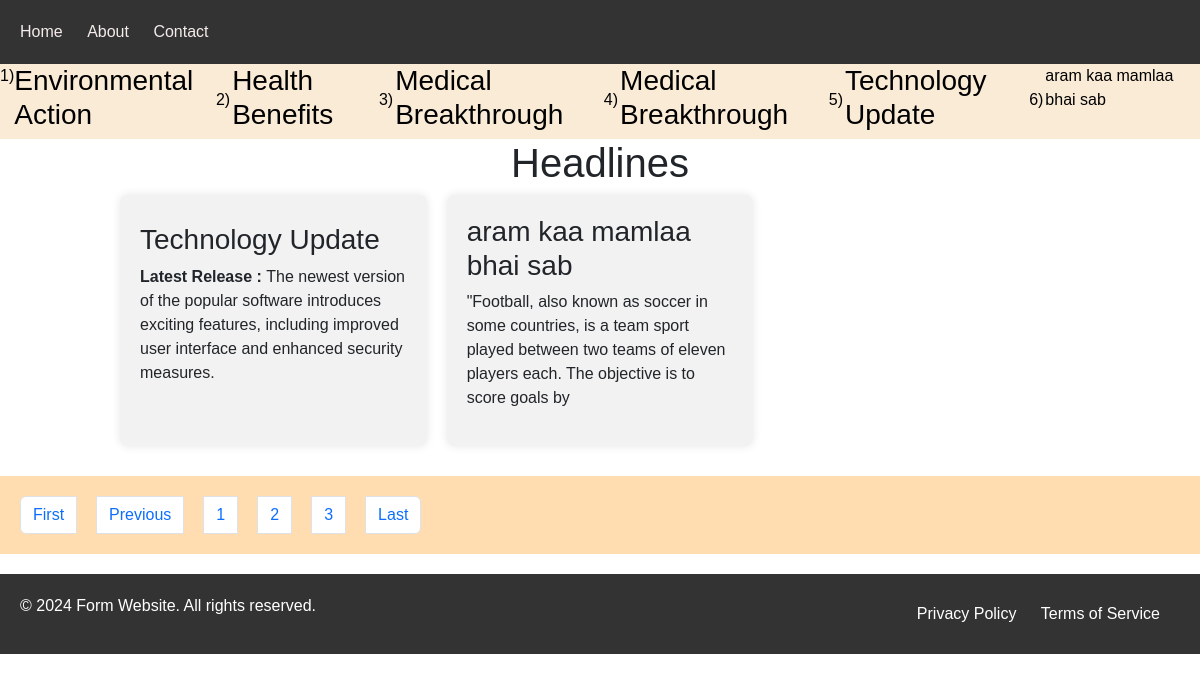
Page /news/?page=3 on the committed database.
### news/models.py (models this page shows)
class NewsArticle(models.Model):
    headline = models.CharField(max_length=35)
    dis = HTMLField()
    news_slug=AutoSlugField(populate_from='headline',unique=True,null=True,default=None)

### onepageweb/views.py (the view)
# urls.py: path("news/",views.news),
def news(request):
    newsdata = NewsArticle.objects.all().order_by("headline")
    marqueedata = NewsArticle.objects.all().order_by("headline")
    paginator = Paginator(newsdata, 2)
    page_number = request.GET.get('page')
    finaldata = paginator.get_page(page_number)
    totalpage = paginator.num_pages
    data = {
        'newsdata': finaldata,
        'headline': marqueedata,
        'totalpage': totalpage,
        'totalpagelist': range(1, totalpage + 1)  # Generate a list of page numbers from 1 to totalpage
    }
    return render(request, "news.html", data)

### templates/news.html (shortened to what this page needs)
{% extends "base.html" %}
{% block content %}
<marquee behavior="" direction="" style="background-color: antiquewhite; color: black;" onmouseover="stop()" onmouseout="start()">
    <span id="ans" style="display: flex;"></span>
</marquee>
<h1 id="heading" style="display: block; text-align: center;">Headlines</h1>
<div id="okk" style="margin-bottom: 30px;">
    <div class="col-12">
        {% for n in newsdata %}
        <div class="blocks">
            <h3>{{ n.headline | safe }}</h3>
            {{ n.dis | safe }}
        </div>
        {% endfor %}
    </div>
</div>
<nav aria-label="Page navigation example" style="background-color: rgb(255, 221, 176); padding: 20px; margin-bottom: 20px;">
    <ul class="pagination">
        {% if newsdata.has_previous %}
        <li class="page-item"><a class="page-link" href="/news/?page=1" tabindex="-1">First</a></li>
        <li class="page-item"><a class="page-link" href="/news/?page={{ newsdata.previous_page_number }}">Previous</a></li>
        {% endif %}
        {% for n in totalpagelist %}
        <li class="page-item"><a class="page-link" href="/news/?page={{ n }}">{{ n }}</a></li>
        {% endfor %}
        <li class="page-item"><a class="page-link" href="/news/?page={{ totalpage }}">Last</a></li>
    </ul>
</nav>
{% endblock %}

### static/form.css (style rules this page uses)
body { font-family: Arial, sans-serif; margin: 0; padding: 0; background-color: #f4f4f4; }

### static/header.css (style rules this page uses)
body { margin: 0; font-family: Arial, sans-serif; background-color: #c91c1c; }
nav { background-color: #333; color: #fff; padding: 10px; }
nav ul { list-style-type: none; padding: 0; margin: 0; }
nav ul li { display: inline; margin-right: 20px; }
nav ul li a { color: #000000; text-decoration: none; }

### static/news.css (style rules this page uses)
.col-12 { width: 80%; margin: auto; display: grid; grid-template-columns: repeat(3, 1fr); gap: 20px; }
#okk { width: 80%; margin: auto; }
.blocks { background-color: #f2f2f2; padding: 20px; border-radius: 8px; box-shadow: 0 0 10px rgba(0, 0, 0, 0.1); }
.blocks h3 { margin-top: 0; }

### templates/header.html (style rules this page uses)
body { margin: 0; font-family: Arial, sans-serif; background-color: #ffffff; }
nav { background-color: #333; padding: 20px; }
nav ul { list-style-type: none; padding: 0; margin: 0; }
nav ul li { display: inline; margin-right: 20px; }
nav ul li a { color: #f5ebeb; text-decoration: none; }

### rows in the picture
NewsArticle: headline "Technology Update", dis "Latest Release : The newest version of the popular software introduces exciting features, including improved user interface and enhanced security measures."
NewsArticle: headline "aram kaa mamlaa bhai sab", dis "\"Football, also known as soccer in some countries, is a team sport played between two teams of eleven players each. The objective is to score goals by"

### other values in the picture
{{ n }} "1" "2" "3"
